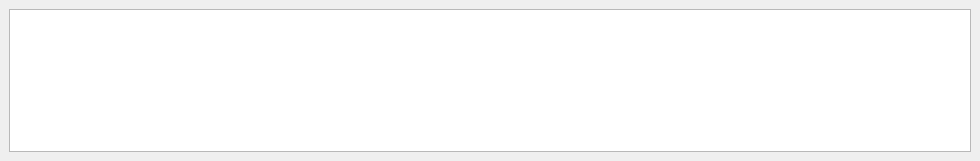
<?xml version="1.0" encoding="UTF-8"?>
<ui version="4.0">
 <class>TimelineDockWidget</class>
 <widget class="QDockWidget" name="TimelineDockWidget">
  <property name="enabled">
   <bool>true</bool>
  </property>
  <property name="geometry">
   <rect>
    <x>0</x>
    <y>0</y>
    <width>980</width>
    <height>161</height>
   </rect>
  </property>
  <property name="windowTitle">
   <string>Timeline</string>
  </property>
  <widget class="QWidget" name="dockWidgetContents">
   <layout class="QVBoxLayout" name="verticalLayout">
    <item>
     <widget class="QGraphicsView" name="view">
      <property name="renderHints">
       <set>QPainter::TextAntialiasing</set>
      </property>
     </widget>
    </item>
   </layout>
  </widget>
 </widget>
 <resources/>
 <connections/>
</ui>
